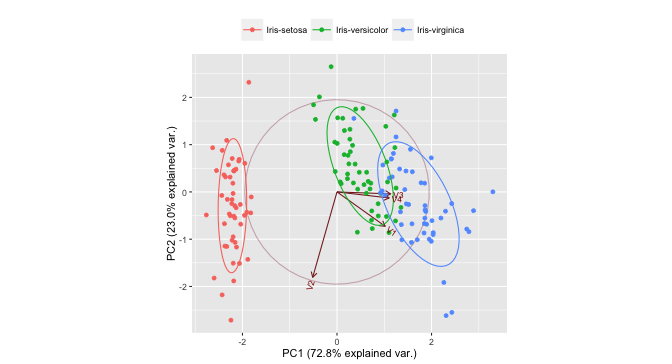

Source code (R):
setwd('~/Documents/cs498hw4')
iris.data<-read.csv("iris.data", header = FALSE, stringsAsFactors=FALSE, fill=TRUE)
library(caret)

log.iris.data<-log(iris.data[, 1:4])
iris.species<-iris.data[, 5]

ir.pca <- prcomp(iris.data[, 1:4], center = TRUE, scale = TRUE)
ir.pca.eigenvector <- t(ir.pca$rotation)
ir.pca.score <- ir.pca$x
ir.pca.sd = ir.pca$sdev

library(devtools)
##install_github("vqv/ggbiplot")
require(ggbiplot)

graph <- ggbiplot(ir.pca, scale = 0, var.scale = 0, group = iris.species, ellipse = TRUE, circle = TRUE)
graph <- graph + scale_color_discrete(name = '')
graph <- graph + theme(legend.direction = 'horizontal', legend.position = 'top')
